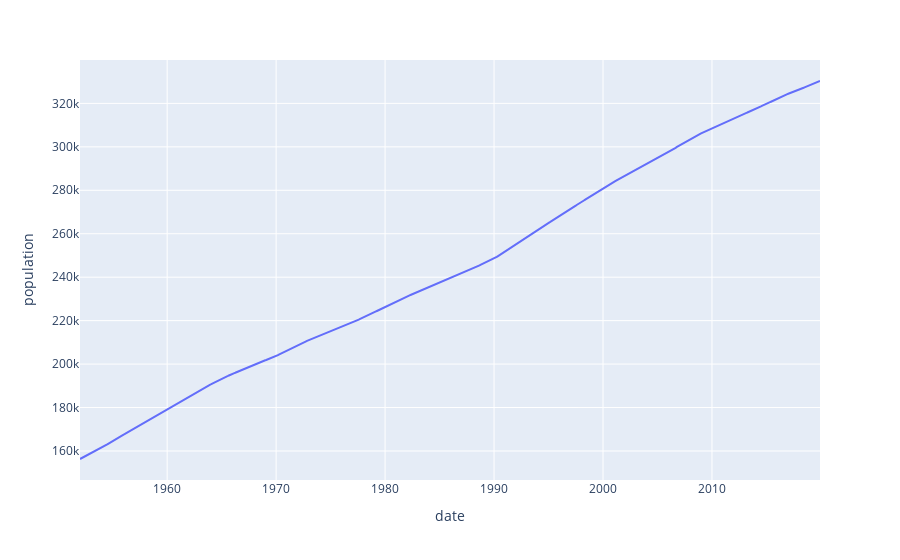

The notebook cell saved with this chart:
### Markdown cell above
# Visualizing Data

### Code cell
px.line(data_frame=pop,y='population')

### Figure 1 — Plotly figure (JSON) as saved in the notebook; plotly's stock layout.template omitted (floating-point values rounded to 4 significant figures; data arrays with more than 128 entries replaced by an {"elided": "..."} marker saying what was removed)
{"data": [{"hovertemplate": "date=%{x}<br>population=%{y}<extra></extra>", "legendgroup": "", "line": {"color": "#636efa", "dash": "solid"}, "marker": {"symbol": "circle"}, "mode": "lines", "name": "", "orientation": "v", "showlegend": false, "type": "scatter", "x": {"elided": "816 str values"}, "xaxis": "x", "y": {"elided": "816 float values"}, "yaxis": "y"}], "layout": {"legend": {"tracegroupgap": 0}, "margin": {"t": 60}, "xaxis": {"anchor": "y", "domain": [0, 1], "title": {"text": "date"}}, "yaxis": {"anchor": "x", "domain": [0, 1], "title": {"text": "population"}}}}
